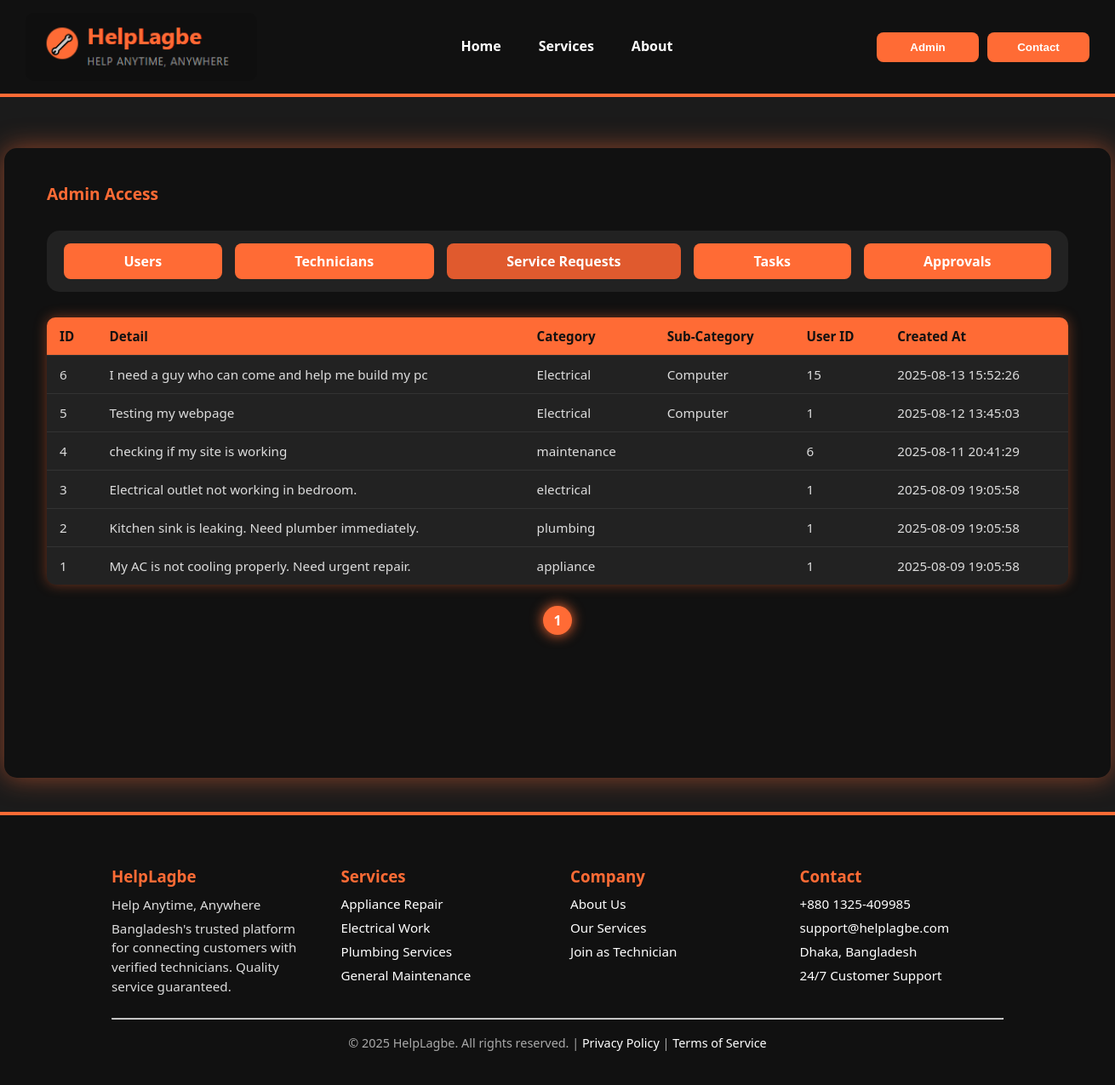
The app's page /admindash.php?tab=requests with its own data.
### tables this page shows
CREATE TABLE `posts` (
  `post_id` int(11) NOT NULL,
  `Post_detail` text NOT NULL,
  `Image` varchar(255) DEFAULT NULL,
  `Category` varchar(100) NOT NULL,
  `Sub-Category` varchar(100) DEFAULT NULL,
  `user_id` int(11) NOT NULL,
  `created_at` timestamp NOT NULL DEFAULT current_timestamp(),
  `updated_at` timestamp NOT NULL DEFAULT current_timestamp() ON UPDATE current_timestamp()
);

### admindash.php (the view, shortened to what this page needs)
<?php
require 'db.php';
$perPage = 10;
$page = isset($_GET['page']) ? max(1, (int) $_GET['page']) : 1;
$offset = ($page - 1) * $perPage;
$allowed_tabs = ['users', 'technicians', 'requests', 'tasks', 'approvals'];
$tab = isset($_GET['tab']) && in_array($_GET['tab'], $allowed_tabs) ? $_GET['tab'] : 'users';
function getCount($conn, $sql)
{
  $res = $conn->query($sql);
  if ($res && $row = $res->fetch_assoc()) {
    return (int) $row['count'];
  }
  return 0;
}
function getTotalPages($conn, $countSql, $perPage)
{
  $totalItems = getCount($conn, $countSql);
  return ceil($totalItems / $perPage);
}
?>
<!DOCTYPE html>
<html lang="en">
<head>
</head>
<body>
  <header>
    <div class="logo">
      <img src="logo.png" alt="HelpLagbe Logo" />
    </div>
    <nav>
      <a href="homepage.html">Home</a>
      <a href="#services">Services</a>
      <a href="#about">About</a>
    </nav>
    <div style="display:flex; gap:10px;">
      <button class="btn" onclick="location.href='admin.html'">Admin</button>
      <button class="btn"
        onclick="document.getElementById('contact').scrollIntoView({behavior:'smooth'})">Contact</button>
    </div>
  </header>
  <div class="container">
    <div class="admin-access">Admin Access</div>
    <div class="buttons-box">
      <a href="?tab=users" class="btn"
        style="background-color: <?= $tab === 'users' ? '#e05a2e' : '#ff6b35' ?>;">Users</a>
      <a href="?tab=technicians" class="btn"
        style="background-color: <?= $tab === 'technicians' ? '#e05a2e' : '#ff6b35' ?>;">Technicians</a>
      <a href="?tab=requests" class="btn"
        style="background-color: <?= $tab === 'requests' ? '#e05a2e' : '#ff6b35' ?>;">Service Requests</a>
      <a href="?tab=tasks" class="btn"
        style="background-color: <?= $tab === 'tasks' ? '#e05a2e' : '#ff6b35' ?>;">Tasks</a>
      <a href="?tab=approvals" class="btn"
        style="background-color: <?= $tab === 'approvals' ? '#e05a2e' : '#ff6b35' ?>;">Approvals</a>
    </div>
    <?php if ($tab === 'users'):
      $totalPages = getTotalPages($conn, "SELECT COUNT(*) AS count FROM users", $perPage);
      $result = $conn->query("SELECT user_id, username, email, phone_no, created_at FROM users ORDER BY created_at DESC LIMIT $perPage OFFSET $offset");
      ?>
      <table>
        <thead>
          <tr>
            <th>ID</th>
            <th>Username</th>
            <th>Email</th>
            <th>Phone</th>
            <th>Created At</th>
          </tr>
        </thead>
        <tbody>
          <?php while ($row = $result->fetch_assoc()): ?>
            <tr>
              <td><?= $row['user_id'] ?></td>
              <td><?= htmlspecialchars($row['username']) ?></td>
              <td><?= htmlspecialchars($row['email']) ?></td>
              <td><?= htmlspecialchars($row['phone_no']) ?></td>
              <td><?= $row['created_at'] ?></td>
            </tr>
          <?php endwhile; ?>
        </tbody>
      </table>
      <div class="pagination">
        <?php for ($i = 1; $i <= $totalPages; $i++): ?>
          <a href="?tab=users&page=<?= $i ?>" class="<?= $i == $page ? 'active' : '' ?>"><?= $i ?></a>
        <?php endfor; ?>
      </div>
    <?php elseif ($tab === 'requests'):
      $totalPages = getTotalPages($conn, "SELECT COUNT(*) AS count FROM posts", $perPage);
      $result = $conn->query("SELECT post_id, Post_detail, Category, `Sub-Category`, user_id, created_at FROM posts ORDER BY created_at DESC LIMIT $perPage OFFSET $offset");
      ?>
      <table>
        <thead>
          <tr>
            <th>ID</th>
            <th>Detail</th>
            <th>Category</th>
            <th>Sub-Category</th>
            <th>User ID</th>
            <th>Created At</th>
          </tr>
        </thead>
        <tbody>
          <?php while ($row = $result->fetch_assoc()): ?>
            <tr>
              <td><?= $row['post_id'] ?></td>
              <td><?= htmlspecialchars($row['Post_detail']) ?></td>
              <td><?= htmlspecialchars($row['Category']) ?></td>
              <td><?= htmlspecialchars($row['Sub-Category']) ?></td>
              <td><?= $row['user_id'] ?></td>
              <td><?= $row['created_at'] ?></td>
            </tr>
          <?php endwhile; ?>
        </tbody>
      </table>
      <div class="pagination">
        <?php for ($i = 1; $i <= $totalPages; $i++): ?>
          <a href="?tab=requests&page=<?= $i ?>" class="<?= $i == $page ? 'active' : '' ?>"><?= $i ?></a>
        <?php endfor; ?>
      </div>
    <?php endif; ?>
  </div>
  <footer id="contact">
    <div class="footer-top">
      <div>
        <h3>HelpLagbe</h3>
        <p>Help Anytime, Anywhere</p>
        <p>Bangladesh's trusted platform for connecting customers with verified technicians. Quality service guaranteed.
        </p>
      </div>
      <div>
        <h3>Services</h3>
        <ul>
          <li>Appliance Repair</li>
          <li>Electrical Work</li>
          <li>Plumbing Services</li>
          <li>General Maintenance</li>
        </ul>
      </div>
      <div>
        <h3>Company</h3>
        <ul>
          <li><a href="#">About Us</a></li>
          <li><a href="#">Our Services</a></li>
          <li><a href="#">Join as Technician</a></li>
        </ul>
      </div>
      <div>
        <h3>Contact</h3>
        <ul>
          <li>+880 1325-409985</li>
          <li>support@helplagbe.com</li>
          <li>Dhaka, Bangladesh</li>
          <li>24/7 Customer Support</li>
        </ul>
      </div>
    </div>
    <hr />
    <div class="footer-bottom">
      © <?php echo date('Y'); ?> HelpLagbe. All rights reserved. |
      <a href="#">Privacy Policy</a> |
      <a href="#">Terms of Service</a>
    </div>
  </footer>
</body>
</html>

### admindash.php (style rules this page uses)
body { margin: 0; font-family: "Segoe UI", Tahoma, Geneva, Verdana, sans-serif; background-color: #1b1b1b; color: white; min-height: 100vh; display: flex; flex-direction: column; }
a { text-decoration: none; color: white; transition: color 0.3s; }
nav a { font-weight: 600; font-size: 1rem; color: white; padding: 8px 12px; border-radius: 6px; transition: color 0.3s; background-color: transparent !important; box-shadow: none !important; border-bottom: 3px solid transparent; }
img { max-width: 100%; height: auto; border-radius: 10px; }
header { display: flex; align-items: center; justify-content: space-between; background-color: #111; padding: 15px 30px; position: sticky; top: 0; z-index: 100; border-bottom: 4px solid #ff6b35; }
.logo { display: flex; align-items: center; }
.logo img { height: 80px; }
nav { display: flex; gap: 20px; }
.container { background-color: #111; border-radius: 15px; padding: 40px 50px 50px; width: 1200px; margin: 60px auto 40px; box-shadow: 0 0 30px rgba(255, 107, 53, 0.5); min-height: 650px; display: flex; flex-direction: column; }
.admin-access { font-weight: 700; font-size: 1.2rem; color: #ff6b35; margin-bottom: 30px; user-select: none; }
.buttons-box { background-color: #222; border-radius: 15px; padding: 15px 20px; margin-bottom: 30px; display: flex; gap: 15px; flex-wrap: wrap; }
.btn { background-color: #ff6b35; border: none; padding: 10px 22px; color: white; cursor: pointer; font-weight: 700; border-radius: 8px; transition: background-color 0.3s ease; user-select: none; flex-grow: 1; text-align: center; min-width: 120px; }
table { width: 100%; border-collapse: collapse; font-size: 0.95rem; border-radius: 10px; overflow: hidden; box-shadow: 0 0 15px rgba(255, 107, 53, 0.4); background-color: #222; }
th, td { padding: 12px 15px; border-bottom: 1px solid #333; color: #ddd; text-align: left; }
th { background-color: #ff6b35; color: #111; font-weight: 700; }
tr:last-child td { border-bottom: none; }
.pagination { margin-top: 25px; text-align: center; user-select: none; }
.pagination a { color: white; margin: 0 8px; font-weight: 600; text-decoration: none; font-size: 1rem; padding: 6px 12px; border-radius: 50px; transition: background-color 0.3s ease, color 0.3s ease; background-color: transparent; box-shadow: none; display: inline-block; }
.pagination a.active, .pagination a:hover { color: white; background-color: #ff6b35; box-shadow: 0 0 15px #ff6b35; text-decoration: none; }
footer { background-color: #111; padding: 40px 10%; color: white; border-top: 4px solid #ff6b35; }
.footer-top { display: grid; grid-template-columns: repeat(auto-fit, minmax(200px, 1fr)); gap: 30px; text-align: left; margin-bottom: 20px; }
footer h3 { color: #ff6b35; margin-bottom: 10px; }
footer p { line-height: 1.5; font-size: 0.95rem; color: #ddd; margin: 5px 0; }
footer ul { list-style: none; padding: 0; margin: 0; }
footer ul li { margin: 8px 0; color: white; font-size: 0.95rem; }
footer ul li a { color: white; font-size: 0.95rem; }
.footer-bottom { text-align: center; padding-top: 10px; font-size: 0.9rem; color: #aaa; }

### records on screen
posts: post_id "6", Post_detail "I need a guy who can come and help me build my pc", Category "Electrical", value "Computer", user "15", created_at "2025-08-13 15:52:26"
posts: post_id "5", Post_detail "Testing my webpage", Category "Electrical", value "Computer", user "1", created_at "2025-08-12 13:45:03"
posts: post_id "4", Post_detail "checking if my site is working", Category "maintenance", user "6", created_at "2025-08-11 20:41:29"
posts: post_id "3", Post_detail "Electrical outlet not working in bedroom.", Category "electrical", user "1", created_at "2025-08-09 19:05:58"
posts: post_id "2", Post_detail "Kitchen sink is leaking. Need plumber immediately.", Category "plumbing", user "1", created_at "2025-08-09 19:05:58"
posts: post_id "1", Post_detail "My AC is not cooling properly. Need urgent repair.", Category "appliance", user "1", created_at "2025-08-09 19:05:58"
